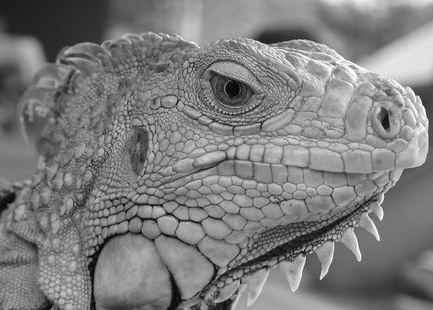
#> input picture HW3/DOC/HW3/Q5/iguana.png, 433 x 310 px, found by its file name
$ jupyter execute Q5.ipynb   (shell and % lines are left out)
#> lines starting #> are read from the running program, lines starting #| are printed output that depends on the picture
# Q5

This assignment covers Canny edge detector.

[cell 1]
# Setup
import numpy as np
import matplotlib.pyplot as plt
from time import time
from skimage import io
import functools

from __future__ import print_function

plt.rcParams['figure.figsize'] = (15.0, 12.0) # set default size of plots
plt.rcParams['image.interpolation'] = 'nearest'
plt.rcParams['image.cmap'] = 'gray'

# for auto-reloading extenrnal modules

## Part 1: Canny Edge Detector
In this part, you are going to implment Canny edge detector. The Canny edge detection algorithm can be broken down in to five steps:
1. Smoothing
2. Finding gradients
3. Non-maximum suppression
4. Double thresholding
5. Edge tracking by hysterisis

### 1.1 Smoothing
#### Implementation
We first smooth the input image by convolving it with a Gaussian kernel. The equation for a Gaussian kernel of size $(2k+1)\times(2k+1)$ is given by:

$$h_{ij}=\frac{1}{2\pi\sigma^2}\exp{\Bigl(-\frac{(i-k)^2+(j-k)^2}{2\sigma^2}\Bigr)}, 0\leq i,j < 2k+1$$

Implement **`conv`** and **`gaussian_kernel`**  and run the code below.

[cell 2]
def conv(image, kernel):
    """ An implementation of convolution filter.

    This function uses element-wise multiplication and np.sum()
    to efficiently compute weighted sum of neighborhood at each
    pixel.

    Args:
        image: numpy array of shape (Hi, Wi)
        kernel: numpy array of shape (Hk, Wk)

    Returns:
        out: numpy array of shape (Hi, Wi)
    """
    Hi, Wi = image.shape
    Hk, Wk = kernel.shape
    out = np.zeros((Hi, Wi))

    # For this assignment, we will use edge values to pad the images.
    # Zero padding will make derivatives at the image boundary very big,
    # whereas we want to ignore the edges at the boundary.
    pad_width0 = Hk // 2
    pad_width1 = Wk // 2
    pad_width = ((pad_width0,pad_width0),(pad_width1,pad_width1))
    padded = np.pad(image, pad_width, mode='edge')


    ### YOUR CODE HERE
    for w in range(Hi):
        for h in range(Wi):
            window = padded[w:w+pad_width0*2 + 1, h: h+pad_width1*2 + 1]
            out[w, h] = np.sum(window * kernel)
    ### END YOUR CODE

    return out

[cell 3]
def gaussian_kernel(size, sigma):
    """ Implementation of Gaussian Kernel.

    This function follows the gaussian filter_values formula,
    and creates a filter_values matrix.

    Hints:
    - Use np.pi and np.exp to compute pi and exp

    Args:
        size: int of the size of output matrix
        sigma: float of sigma to calculate filter_values

    Returns:
        filter_values: numpy array of shape (size, size)
    """
#> called with size = 3, sigma = 1

    filter_values = np.zeros((size, size))
    delta = (size-1) / 2

    ### YOUR CODE HERE
    for i in range(size):
        for j in range(size):
            filter_values[i, j] = 1 / (2*np.pi*sigma) * np.exp(-((i-delta)**2+(j-delta)**2)/(2*sigma**2))
    ### END YOUR CODE

    return filter_values

[cell 4]
# Define 3x3 Gaussian kernel with std = 1
kernel = gaussian_kernel(3, 1)
kernel_test = np.array(
    [[ 0.05854983, 0.09653235, 0.05854983],
     [ 0.09653235, 0.15915494, 0.09653235],
     [ 0.05854983, 0.09653235, 0.05854983]]
)

# Test Gaussian kernel
if not np.allclose(kernel, kernel_test):
    print('Incorrect values! Please check your implementation.')

[cell 5]
# Test with different kernel_size and sigma
kernel_size = 5
sigma = 1.4

# Load image
img = io.imread('iguana.png', as_gray=True)
#> img: shape (310, 433) float64; min 0, max 1, mean 0.492

# Define 5x5 Gaussian kernel with std = sigma
kernel = gaussian_kernel(kernel_size, sigma)
# Convolve image with kernel to achieve smoothed effect
smoothed = conv(img, kernel)

plt.subplot(1,2,1)
plt.imshow(img)
plt.title('Original image')
plt.axis('off')

plt.subplot(1,2,2)
plt.imshow(smoothed)
plt.title('Smoothed image')
plt.axis('off')

plt.show()

### 1.2 Finding gradients

The gradient of a 2D scalar function $I:\mathbb{R}^2\rightarrow{\mathbb{R}}$ in Cartesian coordinate is defined by:

$$\nabla{I(x,y)}=\bigl[\frac{\partial{I}}{\partial{x}},\frac{\partial{I}}{\partial{y}}\bigr],$$

where

$$
\frac{\partial{I(x,y)}}{\partial{x}}=\lim_{\Delta{x}\to{0}}\frac{I(x+\Delta{x},y)-I(x,y)}{\Delta{x}} \\
\frac{\partial{I(x,y)}}{\partial{y}}=\lim_{\Delta{y}\to{0}}\frac{I(x,y+\Delta{y})-I(x,y)}{\Delta{y}}.
$$

In case of images, we can approximate the partial derivatives by taking differences at one pixel intervals:

$$
\frac{\partial{I(x,y)}}{\partial{x}}\approx{\frac{I(x+1,y)-I(x-1,y)}{2}} \\
\frac{\partial{I(x,y)}}{\partial{y}}\approx{\frac{I(x,y+1)-I(x,y-1)}{2}}
$$

Note that the partial derivatives can be computed by convolving the image $I$ with some appropriate kernels $D_x$ and $D_y$:

$$
\frac{\partial{I}}{\partial{x}}\approx{I*D_x}=G_x \\
\frac{\partial{I}}{\partial{y}}\approx{I*D_y}=G_y
$$

#### Implementation
Find the kernels $D_x$ and $D_y$ and implement **`partial_x`** and **`partial_y`** using `conv` defined earlier.

*-Hint: Remeber that convolution flips the kernel.*

[cell 6]
def partial_x(img):
    """ Computes partial x-derivative of input img.

    Hints:
        - You may use the conv function in defined in this file.

    Args:
        img: numpy array of shape (H, W)
    Returns:
        out: x-derivative image
    """

    out = None

    ### YOUR CODE HERE
    Dx = np.array(
            [[ 0, 0, 0],
            [ -0.5, 0, 0.5],
            [ 0, 0, 0]]
        , np.float32)

    out = conv(img, Dx)
    ### END YOUR CODE

    return out

[cell 7]
def partial_y(img):
    """ Computes partial y-derivative of input img.

    Hints:
        - You may use the conv function in defined in this file.

    Args:
        img: numpy array of shape (H, W)
    Returns:
        out: y-derivative image
    """

    out = None

    ### YOUR CODE HERE
    Dy = np.array(
        [[ 0, -0.5, 0],
        [ 0, 0, 0],
        [ 0, 0.5, 0]]
    , np.float32)

    out = conv(img, Dy)
    ### END YOUR CODE

    return out

[cell 8]
# Test input
I = np.array(
    [[0, 0, 0],
     [0, 1, 0],
     [0, 0, 0]]
)

# Expected outputs
I_x_test = np.array(
    [[ 0, 0, 0],
     [ 0.5, 0, -0.5],
     [ 0, 0, 0]]
)

I_y_test = np.array(
    [[ 0, 0.5, 0],
     [ 0, 0, 0],
     [ 0, -0.5, 0]]
)

# Compute partial derivatives
I_x = partial_x(I)
I_y = partial_y(I)

# Test correctness of partial_x and partial_y
if not np.all(I_x == I_x_test):
    print('partial_x incorrect')

if not np.all(I_y == I_y_test):
    print('partial_y incorrect')

[cell 9]
# Compute partial derivatives of smoothed image
Gx = partial_x(smoothed)
Gy = partial_y(smoothed)
img_Gx = partial_x(img)
#> after the loop in conv (call 6), `for w in range(Hi):`:
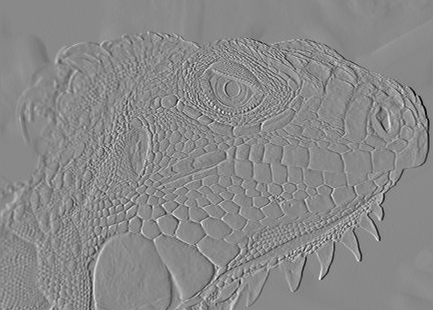
#> out: shape (310, 433) float64; min -0.386, max 0.331, mean 0.000233; drawn with min black and max white
img_Gy = partial_y(img)
#> after the loop in conv (call 7), `for w in range(Hi):`:
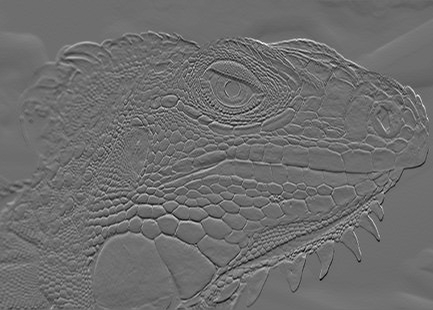
#> out: shape (310, 433) float64; min -0.335, max 0.441, mean -0.000221; drawn with min black and max white

plt.subplot(2,2,1)
plt.imshow(Gx)
plt.title('Derivative in x direction')
plt.axis('off')

plt.subplot(2,2,2)
plt.imshow(Gy)
plt.title('Derivative in y direction')
plt.axis('off')

plt.subplot(2,2,3)
plt.imshow(img_Gx)
plt.title('Original image - Derivative in x direction')
plt.axis('off')

plt.subplot(2,2,4)
plt.imshow(img_Gy)
plt.title('Original image - Derivative in y direction')
plt.axis('off')

plt.show()

#### Implementation
Now, we can compute the magnitude and direction of gradient with the two partial derivatives:

$$
G = \sqrt{G_{x}^{2}+G_{y}^{2}} \\
\Theta = arctan\bigl(\frac{G_{y}}{G_{x}}\bigr)
$$

Implement **`gradient`**  which takes in an image and outputs $G$ and $\Theta$.

*-Hint: Use np.arctan2 to compute $\Theta$.*

[cell 10]
def gradient(img):
    """ Returns gradient magnitude and direction of input img.

    Args:
        img: Grayscale image. Numpy array of shape (H, W)

    Returns:
        G: Magnitude of gradient at each pixel in img.
            Numpy array of shape (H, W)
        theta: Direction(in degrees, 0 <= theta < 360) of gradient
            at each pixel in img. Numpy array of shape (H, W)
    """
    G = np.zeros(img.shape)
    theta = np.zeros(img.shape)

    ### YOUR CODE HERE
    gx = partial_x(img)
    gy = partial_y(img)
    G = np.sqrt(gx**2 + gy**2)
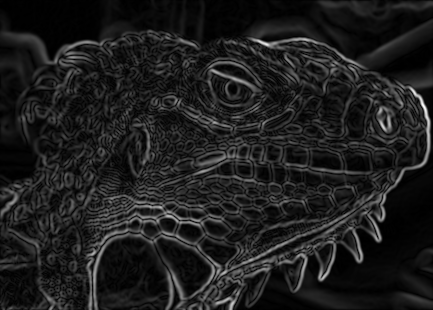
#> G: shape (310, 433) float64; min 0, max 0.24, mean 0.0285; drawn with min black and max white
    theta = np.degrees(np.arctan2(gy, gx)) + 180
    ### END YOUR CODE

    return G, theta

[cell 11]
G, theta = gradient(smoothed)

if not np.all(G >= 0):
    print('Magnitude of gradients should be non-negative.')

if not np.all((theta >= 0) * (theta <= 360)):
    print('Direction of gradients should be in range 0 <= theta < 360')

plt.imshow(G)
plt.title('Gradient magnitude')
plt.axis('off')
plt.show()

### 1.3 Non-maximum suppression
You should be able to note that the edges extracted from the gradient of the smoothed image is quite thick and blurry. The purpose of this step is to convert the "blurred" edges into "sharp" edges. Basically, this is done by preserving all local maxima in the gradient image and discarding everything else. The algorithm is for each pixel (x,y) in the gradient image:
1. Round the gradient direction $\Theta[y,x]$ to the nearest 45 degrees, corresponding to the use of an 8-connected neighbourhood.

2. Compare the edge strength of the current pixel with the edge strength of the pixel in the positive and negative gradient direction. For example, if the gradient direction is south (theta=90), compare with the pixels to the north and south.

3. If the edge strength of the current pixel is the largest; preserve the value of the edge strength. If not, suppress (i.e. remove) the value.

Implement **`non_maximum_suppression`**.

[cell 12]
def non_maximum_suppression(G, theta):
    """ Performs non-maximum suppression

    This function performs non-maximum suppression along the direction
    of gradient (theta) on the gradient magnitude image (G).

    Args:
        G: gradient magnitude image with shape of (H, W)
        theta: direction of gradients with shape of (H, W)

    Returns:
        out: non-maxima suppressed image
    """
    H, W = G.shape
    out = np.zeros((H, W))

    # Round the gradient direction to the nearest 45 degrees
    theta = np.floor((theta + 22.5) / 45) * 45

    ### BEGIN YOUR CODE

    for i in range(H):
        for j in range(W):
            q = 255
            r = 255

            #angle 0
            if (theta[i,j] % 180 == 0):
                q = G[i, j+1] if j+1<W else 0
                r = G[i, j-1] if j-1>=0 else 0
            #angle 45
            elif (theta[i,j] % 180 == 45):
                q = G[i+1, j-1] if (i+1<H and j-1>=0) else 0
                r = G[i-1, j+1] if (j+1<W and i-1>=0) else 0
            #angle 90
            elif (theta[i,j] % 180 == 90):
                q = G[i+1, j] if i+1<H else 0
                r = G[i-1, j] if i-1>=0 else 0
            #angle 135
            elif (theta[i,j] % 180 == 135):
                q = G[i-1, j-1] if (i-1>=0 and j-1>=0) else 0
                r = G[i+1, j+1] if (j+1<W and i+1<H) else 0

            if (G[i,j] >= q) and (G[i,j] >= r):
                out[i,j] = G[i,j]

    ### END YOUR CODE

    return out

[cell 13]
# Test input
g = np.array(
    [[0.4, 0.5, 0.6],
     [0.3, 0.5, 0.7],
     [0.4, 0.5, 0.6]]
)

# Print out non-maximum suppressed output
# varying theta
for angle in range(0, 180, 45):
    print('Thetas:', angle)
    t = np.ones((3, 3)) * angle # Initialize theta
    print(non_maximum_suppression(g, t))

[cell 14]
nms = non_maximum_suppression(G, theta)
#> after the loop in non_maximum_suppression (call 5), `for i in range(H):`:
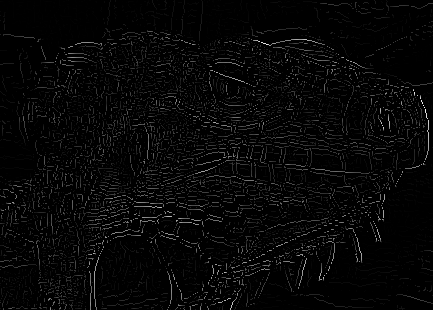
#> out: shape (310, 433) float64; min 0, max 0.24, mean 0.00681; drawn with min black and max white
plt.imshow(nms)
plt.title('Non-maximum suppressed')
plt.axis('off')
plt.show()

### 1.4 Double Thresholding

The edge-pixels remaining after the non-maximum suppression step are (still) marked with their strength pixel-by-pixel. Many of these will probably be true edges in the image, but some may be caused by noise or color variations, for instance, due to rough surfaces. The simplest way to discern between these would be to use a threshold, so that only edges stronger that a certain value would be preserved. The Canny edge detection algorithm uses double thresholding. Edge pixels stronger than the high threshold are marked as strong; edge pixels weaker than the low threshold are suppressed and edge pixels between the two thresholds are marked as weak.

Implement **`double_thresholding`**.

[cell 15]
def double_thresholding(img, high, low):
    """
    Args:
        img: numpy array of shape (H, W) representing NMS edge response
        high: high threshold(float) for strong edges
        low: low threshold(float) for weak edges

    Returns:
        strong_edges: Boolean array representing strong edges.
            Strong edeges are the pixels with the values above
            the higher threshold.
        weak_edges: Boolean array representing weak edges.
            Weak edges are the pixels with the values below the
            higher threshould and above the lower threshold.
    """
#> called with high = 0.03, low = 0.02

    strong_edges = np.zeros(img.shape)
    weak_edges = np.zeros(img.shape)

    ### YOUR CODE HERE
    strong_i, strong_j = np.where(img >= high)
#> strong_i = 12636 values from 2 to 309; strong_j = 12636 values, max 432 at index 25, min 0 at index 1367, mean 206.8
    zeros_i, zeros_j = np.where(img < low)
    weak_i, weak_j = np.where((img <= high) & (img >= low))
#> weak_i = 3015 values from 0 to 309; weak_j = 3015 values, max 432 at index 66, min 0 at index 130, mean 195.3

    strong_edges[strong_i, strong_j] = 1
    weak_edges[weak_i, weak_j] = 1
    ### END YOUR CODE

    return strong_edges.astype(bool), weak_edges.astype(bool)

[cell 16]
low_threshold = 0.02
high_threshold = 0.03

strong_edges, weak_edges = double_thresholding(nms, high_threshold, low_threshold)
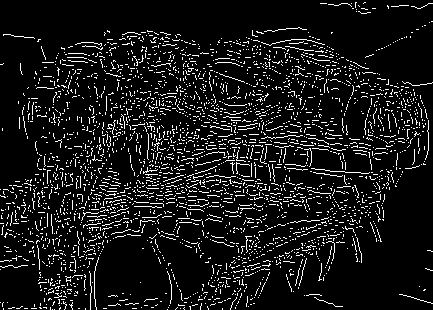
#> strong_edges: shape (310, 433) bool; 9.4% white in thin lines or dots
#> weak_edges: shape (310, 433) bool; 2.2% white in thin lines or dots
assert (np.sum(strong_edges & weak_edges) == 0)

edges=strong_edges * 1.0 + weak_edges * 0.5

plt.subplot(1,2,1)
plt.imshow(strong_edges)
plt.title('Strong Edges')
plt.axis('off')

plt.subplot(1,2,2)
plt.imshow(edges)
plt.title('Strong+Weak Edges')
plt.axis('off')

plt.show()

### 1.5 Edge tracking

Strong edges are interpreted as “certain edges”, and can immediately be included in the final edge image. Weak edges are included if and only if they are connected to strong edges. The logic is of course that noise and other small variations are unlikely to result in a strong edge (with proper adjustment of the threshold levels). Thus strong edges will (almost) only be due to true edges in the original image. The weak edges can either be due to true edges or noise/color variations. The latter type will probably be distributed in dependently of edges on the entire image, and thus only a small amount will be located adjacent to strong edges. Weak edges due to true edges are much more likely to be connected directly to strong edges.

Implement **`link_edges`**.

[cell 17]
def get_neighbors(y, x, H, W):
    """ Return indices of valid neighbors of (y, x)

    Return indices of all the valid neighbors of (y, x) in an array of
    shape (H, W). An index (i, j) of a valid neighbor should satisfy
    the following:
        1. i >= 0 and i < H
        2. j >= 0 and j < W
        3. (i, j) != (y, x)

    Args:
        y, x: location of the pixel
        H, W: size of the image
    Returns:
        neighbors: list of indices of neighboring pixels [(i, j)]
    """
    neighbors = []

    ### YOUR CODE HERE
    for i in (y-1, y, y+1):
        for j in (x-1, x, x+1):
            if i >= 0 and i < H and j >= 0 and j < W:
                if ((i, j) != (y, x)):
                    neighbors.append((i, j))
    ### END YOUR CODE

    return neighbors

[cell 18]
def link_edges(strong_edges, weak_edges):
    """ Find weak edges connected to strong edges and link them.

    Iterate over each pixel in strong_edges and perform breadth first
    search across the connected pixels in weak_edges to link them.
    Here we consider a pixel (a, b) is connected to a pixel (c, d)
    if (a, b) is one of the eight neighboring pixels of (c, d).

    Args:
        strong_edges: binary image of shape (H, W)
        weak_edges: binary image of shape (H, W)
    Returns:
        edges: numpy array of shape(H, W)
    """

    H, W = strong_edges.shape
    indices = np.stack(np.nonzero(strong_edges)).T
    edges = np.zeros((H, W))
    ### YOUR CODE HERE
    for strongindex in indices:
        edges[strongindex[0]][strongindex[1]] = 1
        for n_index in get_neighbors(strongindex[1], strongindex[0], H, W):
            if (weak_edges[n_index[0]][n_index[1]]):
                edges[n_index[0]][n_index[1]] = 1
    ### END YOUR CODE

    return edges

[cell 19]
test_strong = np.array(
    [[1, 0, 0, 0],
     [0, 0, 0, 0],
     [0, 0, 0, 0],
     [0, 0, 0, 1]]
)

test_weak = np.array(
    [[0, 0, 0, 1],
     [0, 1, 0, 0],
     [1, 0, 0, 0],
     [0, 0, 1, 0]]
)

test_linked = link_edges(test_strong, test_weak)

plt.subplot(1, 3, 1)
plt.imshow(test_strong)
plt.title('Strong edges')

plt.subplot(1, 3, 2)
plt.imshow(test_weak)
plt.title('Weak edges')

plt.subplot(1, 3, 3)
plt.imshow(test_linked)
plt.title('Linked edges')
plt.show()
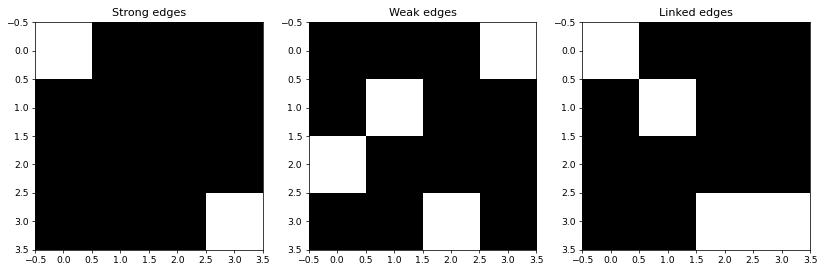
#> figure drawn by matplotlib, 3 panels

[cell 20]
edges = link_edges(strong_edges, weak_edges)
#> the loop in link_edges (call 2), `for strongindex in indices:` made 12636 passes
#> strongindex on passes 1 to 3: [2, 355], [2, 356], [2, 364]
#> after the loop in link_edges (call 2), `for strongindex in indices:`: edges: shape (310, 433) float64; values 0 (black) and 1 (white), 10.2% white in thin lines or dots

plt.imshow(edges)
plt.axis('off')
plt.show()

### 1.6 Canny edge detector
Implement **`canny`** using the functions you have implemented so far. Test edge detector with different parameters.

[cell 21]
def canny(img, kernel_size=5, sigma=1.4, high=20, low=15):
    """ Implement canny edge detector by calling functions above.

    Args:
        img: binary image of shape (H, W)
        kernel_size: int of size for kernel matrix
        sigma: float for calculating kernel
        high: high threshold for strong edges
        low: low threashold for weak edges
    Returns:
        edge: numpy array of shape(H, W)
    """

    ### YOUR CODE HERE

    kernel = gaussian_kernel(kernel_size, sigma)
    blurred_img = conv(img, kernel)
    G, theta = gradient(blurred_img)
#> in gradient (call 2), `theta = np.degrees(np.arctan2(gy, gx)) + 180`:
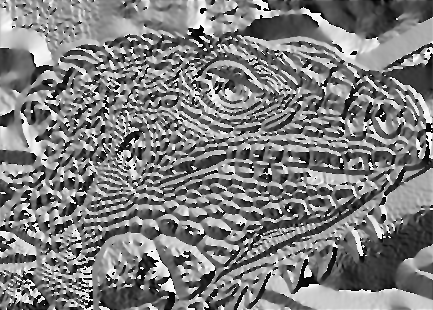
#> theta: shape (310, 433) float64; min 7.67e-13, max 360, mean 178.4; drawn with min black and max white
    nms = non_maximum_suppression(G, theta)
#> after the loop in non_maximum_suppression (call 6), `for i in range(H):`:
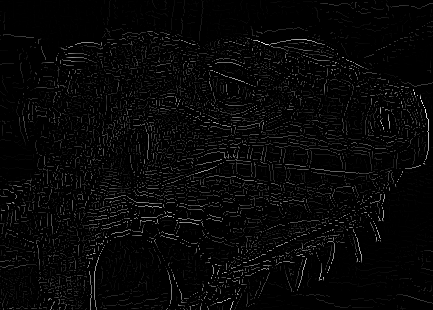
#> out: shape (310, 433) float64; min 0, max 0.244, mean 0.00711; drawn with min black and max white
    strong_edges, weak_edges = double_thresholding(nms, high, low)
#> strong_edges: shape (310, 433) bool; 6.4% white in thin lines or dots
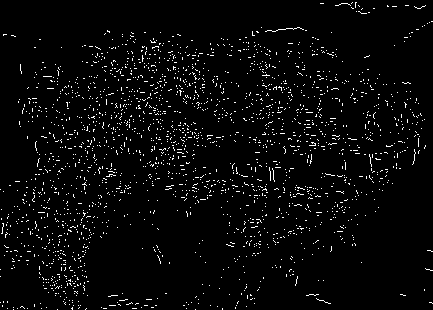
#> weak_edges: shape (310, 433) bool; 3.4% white in thin lines or dots
    edge = link_edges(strong_edges, weak_edges)
#> in link_edges (call 3), `indices = np.stack(np.nonzero(strong_edges)).T`: indices = 8556 pairs, first value 3 to 309, second value 0 to 432
#> the loop in link_edges (call 3), `for strongindex in indices:` made 8556 passes
#> strongindex on passes 1 to 3: [3, 324], [3, 325], [3, 326]
#> after the loop in link_edges (call 3), `for strongindex in indices:`:
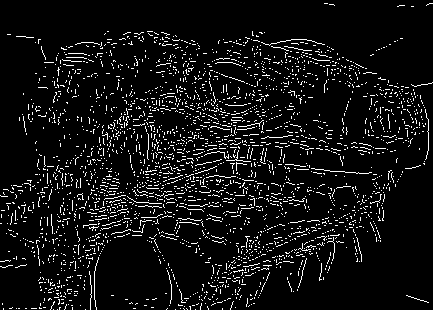
#> edges: shape (310, 433) float64; values 0 (black) and 1 (white), 7.3% white in thin lines or dots

    ### END YOUR CODE

    return edge

[cell 22]
# Load image
img = io.imread('iguana.png', as_gray=True)

# Run Canny edge detector
edges = canny(img, kernel_size=5, sigma=1.2, high=0.045, low=0.03)
print (edges.shape)
#| (310, 433)
